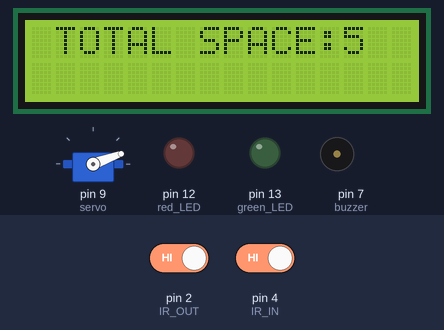
This sketch was run on a simulated Arduino Uno, built with avr-gcc and run on an emulated ATmega328P. Shown: servo, 16×2 character LCD, output pins drawn as LEDs (lit = HIGH), buzzer (waves = sounding). The test bench sets the inputs (shaded band); at power-on: pin 2 (IR_OUT) HIGH, pin 4 (IR_IN) HIGH.

Above: at 3.3 s.
3.4 s: pin 2 (IR_OUT) driven LOW
At 4.5 s:
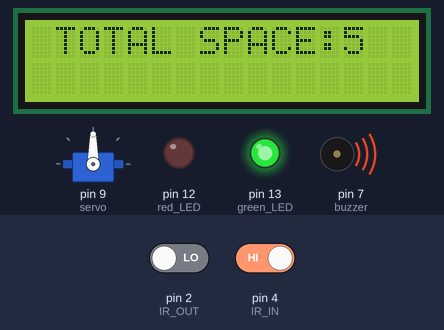
At 5.9 s:
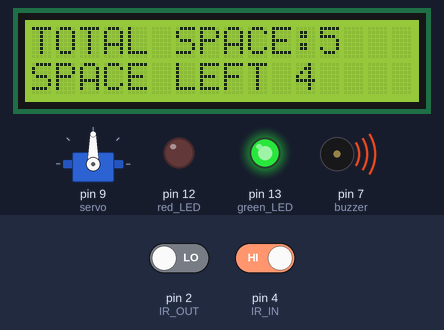
6.4 s: pin 4 (IR_IN) driven LOW
At 26.5 s:
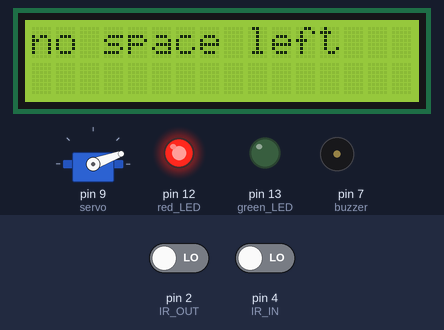
Timing chart, 0 to 28.4 s (numbered marks = the images above; inputs shaded):
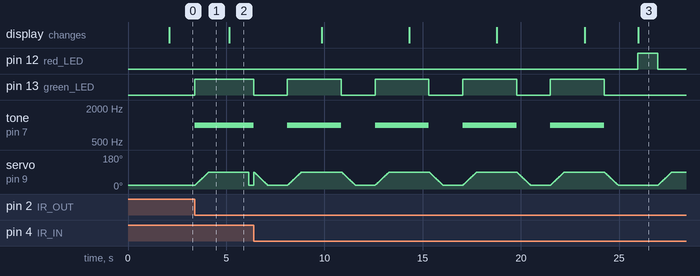

The sketch:

automatic_parking_system.ino
```cpp
#include <LiquidCrystal_I2C.h>
#include<Servo.h>

LiquidCrystal_I2C lcd(0x27,16,2);
Servo servo;

int IR_OUT=2;
int IR_IN=4;
int buzzer=7;
int red_LED=12;
int green_LED=13;

int total_spaces=5;
int av_spaces=5;
int flg1=0; // for IR sensor outside
int flg2=0; // for IR sensor inside

void setup() {
  pinMode(IR_OUT,INPUT);
  pinMode(IR_IN,INPUT);
  pinMode(buzzer,OUTPUT);
  pinMode(red_LED,OUTPUT);
  pinMode(green_LED,OUTPUT);

  servo.attach(9);
  servo.write(20);
  lcd.init();
  lcd.clear();
  lcd.backlight();
  lcd.setCursor(1,0);
  lcd.print(" Car Parking ");
  lcd.setCursor(1,1);
  lcd.print("system");
  delay(2000);
  lcd.clear();
  lcd.setCursor(1,0);
  lcd.print("TOTAL SPACE:5");
}
void loop()
{
  servo.write(20);
  digitalWrite(red_LED,LOW);

  if(digitalRead(IR_OUT)==LOW && flg1==0){
        if(av_spaces>0)
        {
          flg1=1;
          if(flg2==0) // car is entering
          {
            digitalWrite(green_LED,HIGH);
            tone(buzzer,1000);
            for(int i=20;i<=90;i++) // opening parking gate
            {
              servo.write(i);
              delay(10);
            }
            delay(1000);
            av_spaces--; // no. of parking space available is reduced by 1
            lcd.clear();
            lcd.setCursor(0,0);
            lcd.print("TOTAL SPACE:5");
            lcd.setCursor(0,1);
            lcd.print("SPACE LEFT");
            lcd.setCursor(11,1);
            lcd.print(av_spaces);
            delay(1000);
          }
        }
        else
        {
          digitalWrite(red_LED,HIGH);
          lcd.clear();
          lcd.setCursor(0,0);
          lcd.print("no space left");
          delay(1000);
        }
  }
  if(digitalRead(IR_IN)==LOW && flg2==0)
  {
    flg2=1;
    if(flg1==0) // condition is true if car is exiting
    {
      digitalWrite(red_LED,LOW);
      for(int i=20;i<=90;i++) // opening parking gate
      {
         servo.write(i);
         delay(10);
      }
      delay(1000);
       av_spaces++; // no. of parking space available is increased by 1
       lcd.clear();
       lcd.setCursor(0,0);
       lcd.print("TOTAL SPACE:5");
       lcd.setCursor(0,1);
       lcd.print("SPACE LEFT");
       lcd.setCursor(11,1);
       lcd.print(av_spaces);
       delay(1000);
     }
   }
  if(flg1==1 && flg2==1)
    {
      noTone(buzzer);
      digitalWrite(red_LED,LOW);
      digitalWrite(green_LED,LOW);
      for(int i=90;i>=20;i--) // closing
      {
        servo.write(i);
        delay(10);
      }
       delay(1000);
      flg1=0;
      flg2=0;
    }
}
```

Measured:
- after the input at 3.4 s, pin 13 (green_LED): LOW → HIGH at once; tone on pin 7 (buzzer): silent → 1000 Hz at once; servo on pin 9 (servo): rises from 20° to 90° in 0.69 s, then falls to 20° in 2.0 s
- after the input at 6.4 s, pin 12 (red_LED): LOW → HIGH after 19.5 s, → LOW 1.0 s later; pin 13 (green_LED): alternates HIGH for 2.7 s and LOW for 1.7 s, starting at once
